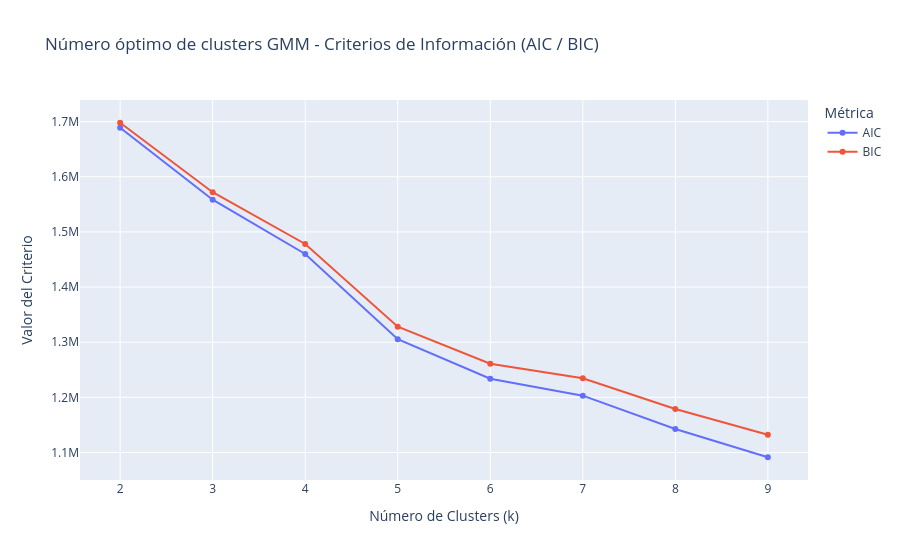

Source (notebook cell):
### Code cell
codo_gmm_aic_bic(data_pca_optimo,2,10)

### Figure 1 — Plotly figure (JSON) as saved in the notebook; plotly's stock layout.template omitted (floating-point values rounded to 4 significant figures)
{"data": [{"hovertemplate": "Métrica=AIC<br>Número de Clusters (k)=%{x}<br>Valor del Criterio=%{y}<extra></extra>", "legendgroup": "AIC", "line": {"color": "#636efa", "dash": "solid"}, "marker": {"symbol": "circle"}, "mode": "lines+markers", "name": "AIC", "orientation": "v", "showlegend": true, "type": "scatter", "x": [2, 3, 4, 5, 6, 7, 8, 9], "xaxis": "x", "y": [1689000.0, 1558000.0, 1460000.0, 1306000.0, 1234000.0, 1203000.0, 1143000.0, 1091000.0], "yaxis": "y"}, {"hovertemplate": "Métrica=BIC<br>Número de Clusters (k)=%{x}<br>Valor del Criterio=%{y}<extra></extra>", "legendgroup": "BIC", "line": {"color": "#EF553B", "dash": "solid"}, "marker": {"symbol": "circle"}, "mode": "lines+markers", "name": "BIC", "orientation": "v", "showlegend": true, "type": "scatter", "x": [2, 3, 4, 5, 6, 7, 8, 9], "xaxis": "x", "y": [1698000.0, 1572000.0, 1478000.0, 1328000.0, 1261000.0, 1235000.0, 1179000.0, 1132000.0], "yaxis": "y"}], "layout": {"legend": {"title": {"text": "Métrica"}, "tracegroupgap": 0}, "title": {"text": "Número óptimo de clusters GMM - Criterios de Información (AIC / BIC)"}, "xaxis": {"anchor": "y", "domain": [0, 1], "title": {"text": "Número de Clusters (k)"}}, "yaxis": {"anchor": "x", "domain": [0, 1], "title": {"text": "Valor del Criterio"}}}}
